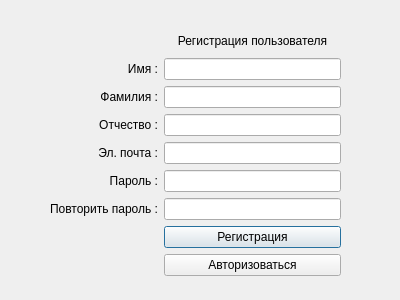
<?xml version="1.0" encoding="UTF-8"?>
<ui version="4.0">
 <class>reg_window</class>
 <widget class="QDialog" name="reg_window">
  <property name="geometry">
   <rect>
    <x>0</x>
    <y>0</y>
    <width>400</width>
    <height>300</height>
   </rect>
  </property>
  <property name="windowTitle">
   <string>Dialog</string>
  </property>
  <widget class="QWidget" name="gridLayoutWidget">
   <property name="geometry">
    <rect>
     <x>50</x>
     <y>30</y>
     <width>291</width>
     <height>246</height>
    </rect>
   </property>
   <layout class="QGridLayout" name="gridLayout">
    <item row="0" column="1">
     <widget class="QLabel" name="reguser_label">
      <property name="text">
       <string>Регистрация пользователя</string>
      </property>
      <property name="alignment">
       <set>Qt::AlignCenter</set>
      </property>
     </widget>
    </item>
    <item row="7" column="1">
     <widget class="QPushButton" name="registration_pushButton">
      <property name="text">
       <string>Регистрация</string>
      </property>
     </widget>
    </item>
    <item row="3" column="1">
     <widget class="QLineEdit" name="thname_lineEdit"/>
    </item>
    <item row="5" column="1">
     <widget class="QLineEdit" name="password_lineEdit"/>
    </item>
    <item row="3" column="0">
     <widget class="QLabel" name="thname_label">
      <property name="text">
       <string>Отчество :</string>
      </property>
      <property name="alignment">
       <set>Qt::AlignRight|Qt::AlignTrailing|Qt::AlignVCenter</set>
      </property>
     </widget>
    </item>
    <item row="1" column="0">
     <widget class="QLabel" name="fname_label">
      <property name="text">
       <string>Имя :</string>
      </property>
      <property name="alignment">
       <set>Qt::AlignRight|Qt::AlignTrailing|Qt::AlignVCenter</set>
      </property>
     </widget>
    </item>
    <item row="1" column="1">
     <widget class="QLineEdit" name="fname_lineEdit"/>
    </item>
    <item row="6" column="1">
     <widget class="QLineEdit" name="reppassword_lineEdit"/>
    </item>
    <item row="5" column="0">
     <widget class="QLabel" name="password_label">
      <property name="text">
       <string>Пароль :</string>
      </property>
      <property name="alignment">
       <set>Qt::AlignRight|Qt::AlignTrailing|Qt::AlignVCenter</set>
      </property>
     </widget>
    </item>
    <item row="4" column="0">
     <widget class="QLabel" name="email_label">
      <property name="text">
       <string>Эл. почта :</string>
      </property>
      <property name="alignment">
       <set>Qt::AlignRight|Qt::AlignTrailing|Qt::AlignVCenter</set>
      </property>
     </widget>
    </item>
    <item row="6" column="0">
     <widget class="QLabel" name="reppassword_label">
      <property name="text">
       <string>Повторить пароль :</string>
      </property>
      <property name="alignment">
       <set>Qt::AlignRight|Qt::AlignTrailing|Qt::AlignVCenter</set>
      </property>
     </widget>
    </item>
    <item row="2" column="1">
     <widget class="QLineEdit" name="sname_lineEdit"/>
    </item>
    <item row="4" column="1">
     <widget class="QLineEdit" name="email_lineEdit"/>
    </item>
    <item row="2" column="0">
     <widget class="QLabel" name="sname_label">
      <property name="text">
       <string>Фамилия :</string>
      </property>
      <property name="alignment">
       <set>Qt::AlignRight|Qt::AlignTrailing|Qt::AlignVCenter</set>
      </property>
     </widget>
    </item>
    <item row="8" column="1">
     <widget class="QPushButton" name="enter_pushButton">
      <property name="text">
       <string>Авторизоваться</string>
      </property>
     </widget>
    </item>
   </layout>
  </widget>
 </widget>
 <tabstops>
  <tabstop>fname_lineEdit</tabstop>
  <tabstop>sname_lineEdit</tabstop>
  <tabstop>thname_lineEdit</tabstop>
  <tabstop>email_lineEdit</tabstop>
  <tabstop>password_lineEdit</tabstop>
  <tabstop>reppassword_lineEdit</tabstop>
  <tabstop>registration_pushButton</tabstop>
 </tabstops>
 <resources/>
 <connections/>
</ui>
